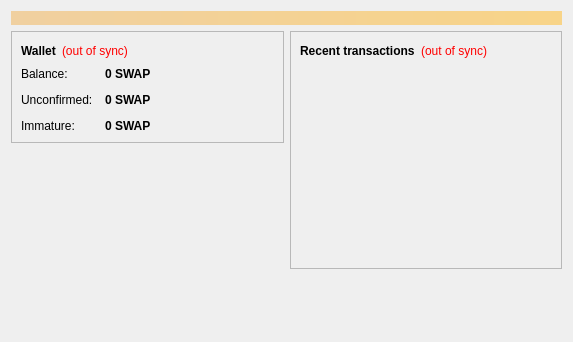
<?xml version="1.0" encoding="UTF-8"?>
<ui version="4.0">
 <class>OverviewPage</class>
 <widget class="QWidget" name="OverviewPage">
  <property name="geometry">
   <rect>
    <x>0</x>
    <y>0</y>
    <width>573</width>
    <height>342</height>
   </rect>
  </property>
  <property name="windowTitle">
   <string>Form</string>
  </property>
  <layout class="QVBoxLayout" name="topLayout">
   <item>
    <widget class="QLabel" name="labelAlerts">
     <property name="visible">
      <bool>false</bool>
     </property>
     <property name="styleSheet">
      <string notr="true">background-color: qlineargradient(x1: 0, y1: 0, x2: 1, y2: 0, stop:0 #F0D0A0, stop:1 #F8D488); color:#000000;</string>
     </property>
     <property name="wordWrap">
      <bool>true</bool>
     </property>
     <property name="margin">
      <number>3</number>
     </property>
    </widget>
   </item>
   <item>
    <layout class="QHBoxLayout" name="horizontalLayout" stretch="1,1">
     <item>
      <layout class="QVBoxLayout" name="verticalLayout_2">
       <item>
        <widget class="QFrame" name="frame">
         <property name="frameShape">
          <enum>QFrame::StyledPanel</enum>
         </property>
         <property name="frameShadow">
          <enum>QFrame::Raised</enum>
         </property>
         <layout class="QVBoxLayout" name="verticalLayout_4">
          <item>
           <layout class="QHBoxLayout" name="horizontalLayout_4">
            <item>
             <widget class="QLabel" name="label_5">
              <property name="font">
               <font>
                <weight>75</weight>
                <bold>true</bold>
               </font>
              </property>
              <property name="text">
               <string>Wallet</string>
              </property>
             </widget>
            </item>
            <item>
             <widget class="QLabel" name="labelWalletStatus">
              <property name="toolTip">
               <string>The displayed information may be out of date. Your wallet automatically synchronizes with the SWAPCOIN network after a connection is established, but this process has not completed yet.</string>
              </property>
              <property name="styleSheet">
               <string notr="true">QLabel { color: red; }</string>
              </property>
              <property name="text">
               <string notr="true">(out of sync)</string>
              </property>
              <property name="alignment">
               <set>Qt::AlignLeading|Qt::AlignLeft|Qt::AlignVCenter</set>
              </property>
             </widget>
            </item>
            <item>
             <spacer name="horizontalSpacer_2">
              <property name="orientation">
               <enum>Qt::Horizontal</enum>
              </property>
              <property name="sizeHint" stdset="0">
               <size>
                <width>40</width>
                <height>20</height>
               </size>
              </property>
             </spacer>
            </item>
           </layout>
          </item>
          <item>
           <layout class="QFormLayout" name="formLayout_2">
            <property name="fieldGrowthPolicy">
             <enum>QFormLayout::AllNonFixedFieldsGrow</enum>
            </property>
            <property name="horizontalSpacing">
             <number>12</number>
            </property>
            <property name="verticalSpacing">
             <number>12</number>
            </property>
            <item row="0" column="0">
             <widget class="QLabel" name="label">
              <property name="text">
               <string>Balance:</string>
              </property>
             </widget>
            </item>
            <item row="0" column="1">
             <widget class="QLabel" name="labelBalance">
              <property name="font">
               <font>
                <weight>75</weight>
                <bold>true</bold>
               </font>
              </property>
              <property name="cursor">
               <cursorShape>IBeamCursor</cursorShape>
              </property>
              <property name="toolTip">
               <string>Your current balance</string>
              </property>
              <property name="text">
               <string notr="true">0 SWAP</string>
              </property>
              <property name="textInteractionFlags">
               <set>Qt::LinksAccessibleByMouse|Qt::TextSelectableByKeyboard|Qt::TextSelectableByMouse</set>
              </property>
             </widget>
            </item>
            <item row="1" column="0">
             <widget class="QLabel" name="label_3">
              <property name="text">
               <string>Unconfirmed:</string>
              </property>
             </widget>
            </item>
            <item row="1" column="1">
             <widget class="QLabel" name="labelUnconfirmed">
              <property name="font">
               <font>
                <weight>75</weight>
                <bold>true</bold>
               </font>
              </property>
              <property name="cursor">
               <cursorShape>IBeamCursor</cursorShape>
              </property>
              <property name="toolTip">
               <string>Total of transactions that have yet to be confirmed, and do not yet count toward the current balance</string>
              </property>
              <property name="text">
               <string notr="true">0 SWAP</string>
              </property>
              <property name="textInteractionFlags">
               <set>Qt::LinksAccessibleByMouse|Qt::TextSelectableByKeyboard|Qt::TextSelectableByMouse</set>
              </property>
             </widget>
            </item>
            <item row="2" column="0">
             <widget class="QLabel" name="labelImmatureText">
              <property name="text">
               <string>Immature:</string>
              </property>
             </widget>
            </item>
            <item row="2" column="1">
             <widget class="QLabel" name="labelImmature">
              <property name="font">
               <font>
                <weight>75</weight>
                <bold>true</bold>
               </font>
              </property>
              <property name="toolTip">
               <string>Mined balance that has not yet matured</string>
              </property>
              <property name="text">
               <string notr="true">0 SWAP</string>
              </property>
              <property name="textInteractionFlags">
               <set>Qt::LinksAccessibleByMouse|Qt::TextSelectableByKeyboard|Qt::TextSelectableByMouse</set>
              </property>
             </widget>
            </item>
           </layout>
          </item>
         </layout>
        </widget>
       </item>
       <item>
        <spacer name="verticalSpacer">
         <property name="orientation">
          <enum>Qt::Vertical</enum>
         </property>
         <property name="sizeHint" stdset="0">
          <size>
           <width>20</width>
           <height>40</height>
          </size>
         </property>
        </spacer>
       </item>
      </layout>
     </item>
     <item>
      <layout class="QVBoxLayout" name="verticalLayout_3">
       <item>
        <widget class="QFrame" name="frame_2">
         <property name="frameShape">
          <enum>QFrame::StyledPanel</enum>
         </property>
         <property name="frameShadow">
          <enum>QFrame::Raised</enum>
         </property>
         <layout class="QVBoxLayout" name="verticalLayout">
          <item>
           <layout class="QHBoxLayout" name="horizontalLayout_2">
            <item>
             <widget class="QLabel" name="label_4">
              <property name="text">
               <string>&lt;b&gt;Recent transactions&lt;/b&gt;</string>
              </property>
             </widget>
            </item>
            <item>
             <widget class="QLabel" name="labelTransactionsStatus">
              <property name="toolTip">
               <string>The displayed information may be out of date. Your wallet automatically synchronizes with the SWAPCOIN network after a connection is established, but this process has not completed yet.</string>
              </property>
              <property name="styleSheet">
               <string notr="true">QLabel { color: red; }</string>
              </property>
              <property name="text">
               <string notr="true">(out of sync)</string>
              </property>
              <property name="alignment">
               <set>Qt::AlignRight|Qt::AlignTrailing|Qt::AlignVCenter</set>
              </property>
             </widget>
            </item>
            <item>
             <spacer name="horizontalSpacer">
              <property name="orientation">
               <enum>Qt::Horizontal</enum>
              </property>
              <property name="sizeHint" stdset="0">
               <size>
                <width>40</width>
                <height>20</height>
               </size>
              </property>
             </spacer>
            </item>
           </layout>
          </item>
          <item>
           <widget class="QListView" name="listTransactions">
            <property name="styleSheet">
             <string notr="true">QListView { background: transparent; }</string>
            </property>
            <property name="frameShape">
             <enum>QFrame::NoFrame</enum>
            </property>
            <property name="verticalScrollBarPolicy">
             <enum>Qt::ScrollBarAlwaysOff</enum>
            </property>
            <property name="horizontalScrollBarPolicy">
             <enum>Qt::ScrollBarAlwaysOff</enum>
            </property>
            <property name="selectionMode">
             <enum>QAbstractItemView::NoSelection</enum>
            </property>
           </widget>
          </item>
         </layout>
        </widget>
       </item>
       <item>
        <spacer name="verticalSpacer_2">
         <property name="orientation">
          <enum>Qt::Vertical</enum>
         </property>
         <property name="sizeHint" stdset="0">
          <size>
           <width>20</width>
           <height>40</height>
          </size>
         </property>
        </spacer>
       </item>
      </layout>
     </item>
    </layout>
   </item>
  </layout>
 </widget>
 <resources/>
 <connections/>
</ui>
